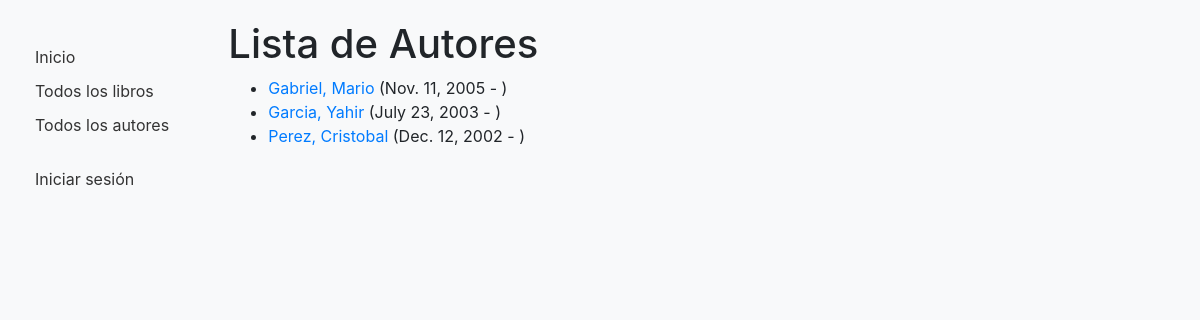
Screenshot of /catalog/authors/ with the database file from the repository.
### catalog/models.py (models this page shows, shortened)
class Author(models.Model):
    first_name = models.CharField(max_length=100)
    last_name = models.CharField(max_length=100)
    date_of_birth = models.DateField(null=True, blank=True)
    date_of_death = models.DateField('Died', null=True, blank=True)
    class Meta:
        ordering = ['last_name', 'first_name']
    def get_absolute_url(self):
        return reverse('author-detail', args=[str(self.id)])

### catalog/views.py (the view)
# urls.py: path('authors/', views.AuthorListView.as_view(), name='authors'),
class AuthorListView(generic.ListView):
    model = Author

### catalog/templates/catalog/author_list.html
{% extends "catalog/base_generic.html" %}
{% block content %}
  <h1>Lista de Autores</h1>
  {% if author_list %}
  <ul>
    {% for author in author_list %}
      <li>
        <a href="{{ author.get_absolute_url }}">{{ author.last_name }}, {{ author.first_name }}</a>
        ({{ author.date_of_birth }} - {% if author.date_of_death %}{{ author.date_of_death }}{% endif %})
      </li>
    {% endfor %}
  </ul>
  {% else %}
    <p>No hay autores registrados.</p>
  {% endif %}
{% endblock %}

### catalog/static/css/styles.css (style rules this page uses)
body { padding: 20px; background-color: #f8f9fa; }

### rows the page displays
Author: last_name "Gabriel", first_name "Mario", date_of_birth "Nov. 11, 2005"
Author: last_name "Garcia", first_name "Yahir", date_of_birth "July 23, 2003"
Author: last_name "Perez", first_name "Cristobal", date_of_birth "Dec. 12, 2002"
